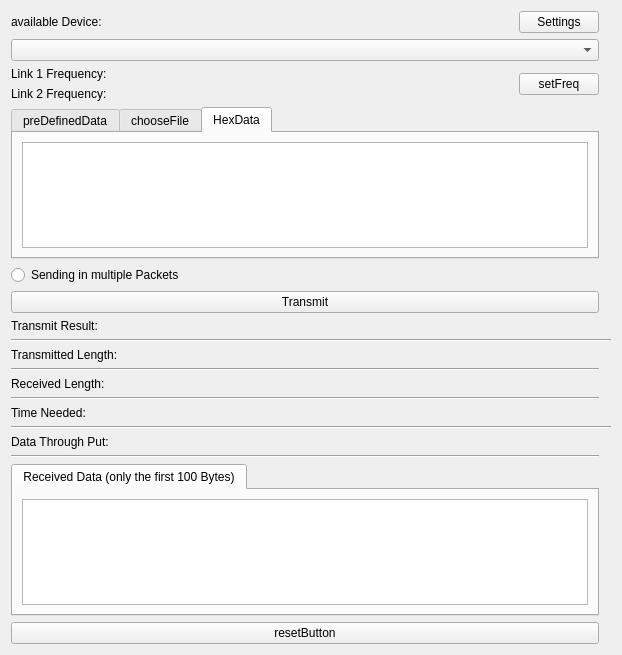
<?xml version="1.0" encoding="UTF-8"?>
<ui version="4.0">
 <class>Form</class>
 <widget class="QWidget" name="Form">
  <property name="geometry">
   <rect>
    <x>0</x>
    <y>0</y>
    <width>622</width>
    <height>655</height>
   </rect>
  </property>
  <property name="windowTitle">
   <string>Form</string>
  </property>
  <layout class="QGridLayout" name="gridLayout">
   <item row="25" column="1">
    <widget class="Line" name="line">
     <property name="orientation">
      <enum>Qt::Horizontal</enum>
     </property>
    </widget>
   </item>
   <item row="26" column="1">
    <widget class="QTabWidget" name="tabWidget_2">
     <property name="currentIndex">
      <number>0</number>
     </property>
     <widget class="QWidget" name="receivedData">
      <attribute name="title">
       <string>Received Data (only the first 100 Bytes)</string>
      </attribute>
      <layout class="QVBoxLayout" name="verticalLayout_3">
       <item>
        <widget class="QPlainTextEdit" name="plainTextEdit"/>
       </item>
      </layout>
     </widget>
    </widget>
   </item>
   <item row="20" column="1">
    <widget class="QLabel" name="receivedLengthLabel">
     <property name="text">
      <string>Received Length:</string>
     </property>
    </widget>
   </item>
   <item row="15" column="1">
    <widget class="QPushButton" name="pushButton_Transmit">
     <property name="text">
      <string>Transmit</string>
     </property>
    </widget>
   </item>
   <item row="24" column="1" colspan="2">
    <widget class="QLabel" name="DataThroughPutlabel">
     <property name="sizePolicy">
      <sizepolicy hsizetype="Preferred" vsizetype="Fixed">
       <horstretch>0</horstretch>
       <verstretch>0</verstretch>
      </sizepolicy>
     </property>
     <property name="text">
      <string>Data Through Put:</string>
     </property>
    </widget>
   </item>
   <item row="18" column="1">
    <widget class="QLabel" name="transmittedLengthLabel">
     <property name="text">
      <string>Transmitted Length:</string>
     </property>
    </widget>
   </item>
   <item row="23" column="1" colspan="3">
    <widget class="Line" name="line_2">
     <property name="orientation">
      <enum>Qt::Horizontal</enum>
     </property>
    </widget>
   </item>
   <item row="19" column="1">
    <widget class="Line" name="line_3">
     <property name="orientation">
      <enum>Qt::Horizontal</enum>
     </property>
    </widget>
   </item>
   <item row="6" column="1">
    <widget class="QComboBox" name="comboBox"/>
   </item>
   <item row="7" column="1">
    <layout class="QHBoxLayout" name="horizontalLayout_4">
     <item>
      <layout class="QVBoxLayout" name="verticalLayout_2">
       <item>
        <widget class="QLabel" name="link_1_freq">
         <property name="sizePolicy">
          <sizepolicy hsizetype="Expanding" vsizetype="Preferred">
           <horstretch>0</horstretch>
           <verstretch>0</verstretch>
          </sizepolicy>
         </property>
         <property name="text">
          <string>Link 1 Frequency:</string>
         </property>
        </widget>
       </item>
       <item>
        <widget class="QLabel" name="link_2_freq">
         <property name="sizePolicy">
          <sizepolicy hsizetype="Expanding" vsizetype="Preferred">
           <horstretch>0</horstretch>
           <verstretch>0</verstretch>
          </sizepolicy>
         </property>
         <property name="text">
          <string>Link 2 Frequency:</string>
         </property>
        </widget>
       </item>
      </layout>
     </item>
     <item>
      <spacer name="horizontalSpacer_2">
       <property name="orientation">
        <enum>Qt::Horizontal</enum>
       </property>
       <property name="sizeType">
        <enum>QSizePolicy::Expanding</enum>
       </property>
       <property name="sizeHint" stdset="0">
        <size>
         <width>40</width>
         <height>20</height>
        </size>
       </property>
      </spacer>
     </item>
     <item>
      <widget class="QPushButton" name="FreqSet">
       <property name="text">
        <string>setFreq</string>
       </property>
      </widget>
     </item>
    </layout>
   </item>
   <item row="17" column="1" colspan="3">
    <widget class="Line" name="line_5">
     <property name="orientation">
      <enum>Qt::Horizontal</enum>
     </property>
    </widget>
   </item>
   <item row="5" column="1">
    <layout class="QHBoxLayout" name="horizontalLayout_3">
     <item>
      <widget class="QLabel" name="DeviceLabel">
       <property name="text">
        <string>available Device:</string>
       </property>
      </widget>
     </item>
     <item>
      <spacer name="horizontalSpacer">
       <property name="orientation">
        <enum>Qt::Horizontal</enum>
       </property>
       <property name="sizeHint" stdset="0">
        <size>
         <width>40</width>
         <height>20</height>
        </size>
       </property>
      </spacer>
     </item>
     <item>
      <widget class="QPushButton" name="settingsButton">
       <property name="sizePolicy">
        <sizepolicy hsizetype="Minimum" vsizetype="Fixed">
         <horstretch>0</horstretch>
         <verstretch>0</verstretch>
        </sizepolicy>
       </property>
       <property name="text">
        <string>Settings</string>
       </property>
       <property name="iconSize">
        <size>
         <width>16</width>
         <height>16</height>
        </size>
       </property>
      </widget>
     </item>
    </layout>
   </item>
   <item row="13" column="1">
    <widget class="QTabWidget" name="tabWidget">
     <property name="sizePolicy">
      <sizepolicy hsizetype="Expanding" vsizetype="Expanding">
       <horstretch>0</horstretch>
       <verstretch>0</verstretch>
      </sizepolicy>
     </property>
     <property name="currentIndex">
      <number>2</number>
     </property>
     <widget class="QWidget" name="preDefinedData">
      <attribute name="title">
       <string>preDefinedData</string>
      </attribute>
      <layout class="QHBoxLayout" name="horizontalLayout_2">
       <item>
        <widget class="QPushButton" name="pushButton_preDefinedData">
         <property name="sizePolicy">
          <sizepolicy hsizetype="Minimum" vsizetype="Fixed">
           <horstretch>0</horstretch>
           <verstretch>0</verstretch>
          </sizepolicy>
         </property>
         <property name="text">
          <string>Predefined Data</string>
         </property>
        </widget>
       </item>
      </layout>
     </widget>
     <widget class="QWidget" name="ChooseFile">
      <attribute name="title">
       <string>chooseFile</string>
      </attribute>
      <layout class="QVBoxLayout" name="verticalLayout">
       <item>
        <widget class="QPushButton" name="pushButton_File">
         <property name="text">
          <string>Choose File for Upload</string>
         </property>
        </widget>
       </item>
       <item>
        <widget class="QLabel" name="selectedFileLabel">
         <property name="maximumSize">
          <size>
           <width>16777215</width>
           <height>16777215</height>
          </size>
         </property>
         <property name="text">
          <string>Selected File:</string>
         </property>
         <property name="scaledContents">
          <bool>true</bool>
         </property>
         <property name="alignment">
          <set>Qt::AlignLeading|Qt::AlignLeft|Qt::AlignTop</set>
         </property>
         <property name="wordWrap">
          <bool>true</bool>
         </property>
         <property name="margin">
          <number>-2</number>
         </property>
         <property name="indent">
          <number>-3</number>
         </property>
        </widget>
       </item>
      </layout>
     </widget>
     <widget class="QWidget" name="hexData">
      <attribute name="title">
       <string>HexData</string>
      </attribute>
      <layout class="QHBoxLayout" name="horizontalLayout">
       <item>
        <widget class="QPlainTextEdit" name="userDataTextEdit"/>
       </item>
      </layout>
     </widget>
    </widget>
   </item>
   <item row="22" column="1" colspan="2">
    <widget class="QLabel" name="TimeNeededLabel">
     <property name="sizePolicy">
      <sizepolicy hsizetype="Preferred" vsizetype="Fixed">
       <horstretch>0</horstretch>
       <verstretch>0</verstretch>
      </sizepolicy>
     </property>
     <property name="text">
      <string>Time Needed:</string>
     </property>
    </widget>
   </item>
   <item row="16" column="1" colspan="2">
    <widget class="QLabel" name="TransmitResultLabel">
     <property name="enabled">
      <bool>true</bool>
     </property>
     <property name="sizePolicy">
      <sizepolicy hsizetype="Preferred" vsizetype="Fixed">
       <horstretch>0</horstretch>
       <verstretch>0</verstretch>
      </sizepolicy>
     </property>
     <property name="maximumSize">
      <size>
       <width>16777215</width>
       <height>16777215</height>
      </size>
     </property>
     <property name="text">
      <string>Transmit Result:</string>
     </property>
    </widget>
   </item>
   <item row="14" column="1">
    <widget class="QRadioButton" name="multiplePackets">
     <property name="text">
      <string>Sending in multiple Packets</string>
     </property>
    </widget>
   </item>
   <item row="27" column="1">
    <widget class="QPushButton" name="resetButton">
     <property name="text">
      <string>resetButton</string>
     </property>
    </widget>
   </item>
   <item row="21" column="1">
    <widget class="Line" name="line_4">
     <property name="orientation">
      <enum>Qt::Horizontal</enum>
     </property>
    </widget>
   </item>
  </layout>
 </widget>
 <resources/>
 <connections/>
</ui>
